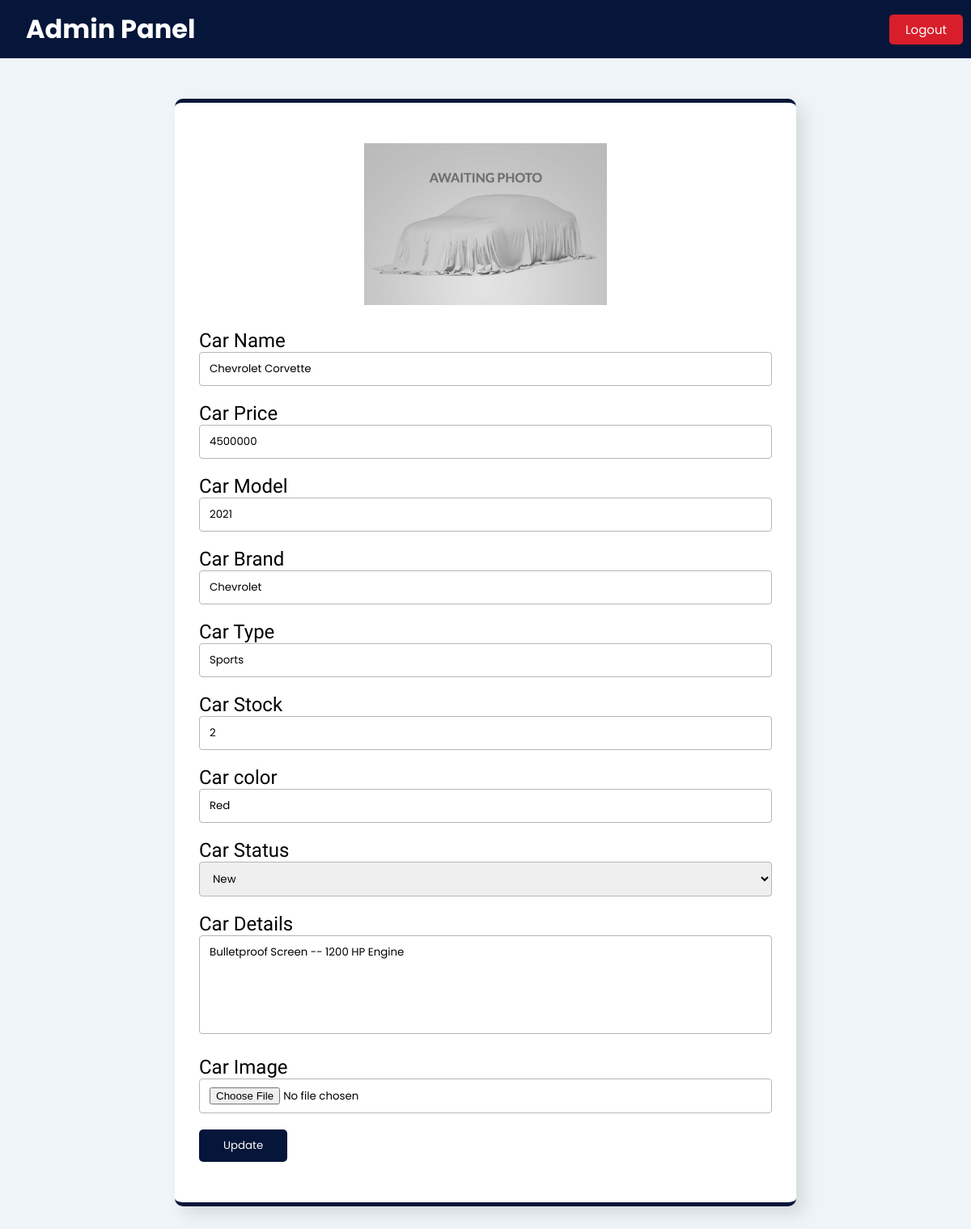
The page /update.php?update-id=5 (signed in) on the database its author committed.
### tables this page shows
CREATE TABLE `cars_db` (
  `id` int(255) NOT NULL,
  `car_price` varchar(255) NOT NULL,
  `car_details` varchar(255) NOT NULL,
  `car_img` varchar(255) NOT NULL,
  `car_model` varchar(255) NOT NULL,
  `car_brand` varchar(255) NOT NULL,
  `car_type` varchar(255) NOT NULL,
  `car_status` varchar(10) NOT NULL,
  `car_name` varchar(255) NOT NULL,
  `car_stock` varchar(3) NOT NULL,
  `created_at` varchar(255) NOT NULL,
  `updated_at` varchar(255) NOT NULL DEFAULT 'none',
  `car_sold` varchar(255) DEFAULT NULL,
  `car_color` varchar(255) NOT NULL DEFAULT 'black'
);

### update.php (the view, shortened to what this page needs)
<?php require_once('./config/apis.php') ?>
<!DOCTYPE html>
<html lang="en">
<head>
    <link rel="stylesheet" href="https://cdnjs.cloudflare.com/ajax/libs/font-awesome/5.15.3/css/all.min.css"
    />
    <link class="jsbin" href="http://ajax.googleapis.com/ajax/libs/jqueryui/1/themes/base/jquery-ui.css" rel="stylesheet" type="text/css" />
    <link href="https://unpkg.com/aos@2.3.1/dist/aos.css" rel="stylesheet">
    <link rel="stylesheet" href="./css/update.css">
</head>
<body>
    <div class="nav">
        <h1 class="title"><a href="admin.php">Admin Panel</a></h1>
        <ul>
            <button><a href="?logout=true"><span class="name logout">Logout</span></a></button>
        </ul>
    </div>
    <section class="form">
        <?php
            if($_GET['update-id']){
                $id = $_GET['update-id'];
                $sql = "SELECT * from cars_db WHERE id = '$id'";
                $res = mysqli_query($con, $sql);
                while($row = mysqli_fetch_assoc($res)){
        ?>
        <form action="addcar.php" method="POST" enctype="multipart/form-data">
            <div class="img">
                <img id="blah" src="./img/palaceholderimg.jpg" />
            </div>
            <h2>Car Name</h2>
            <input type="text" name="name" value="<?php echo $row['car_name'] ?>" placeholder="Car Name" required autocomplete="off">
            <h2>Car Price</h2>
            <input type="number" name="price" value="<?php echo $row['car_price'] ?>" placeholder="Price" required autocomplete="off">
            <h2>Car Model</h2>
            <input type="number" name="model" value="<?php echo $row['car_model'] ?>" placeholder="Model (Year)" required autocomplete="off">
            <h2>Car Brand</h2>
            <input type="text" name="brand" value="<?php echo $row['car_brand'] ?>" placeholder="BMW, Ferrari e.t.c" required autocomplete="off">
            <h2>Car Type</h2>
            <input type="text" name="type" value="<?php echo $row['car_type'] ?>" placeholder="SUV, Sports e.t.c" required autocomplete="off">
            <h2>Car Stock</h2>
            <input type="number" name="stock" placeholder="Stock" value="<?php echo $row['car_stock'] ?>" required autocomplete="off">
            <h2>Car color</h2>
            <input type="text" name="color" placeholder="Color" value="<?php echo $row['car_color'] ?>" required autocomplete="off">
            <h2>Car Status</h2>
            <select name="status" id="status" required autocomplete="off">
                <option value="new">New</option>
            </select>
            <h2>Car Details</h2>
            <textarea name="details" id="details" cols="30" rows="5" placeholder="Car Details Here! add -- to saperate lines" required autocomplete="off"><?php echo $row['car_details'] ?></textarea>
            <h2>Car Image</h2>
            <input type="file" name="carimg" onchange="readURL(this);" autocomplete="off">
            <button type="submit" name="updatecar">Update</button>
        </form>
        <?php  } } ?>
    </section>
</body>
</html>

### css/update.css (style rules this page uses)
* { margin: 0px; padding: 0px; -webkit-box-sizing: border-box; box-sizing: border-box; outline: none; text-decoration: none; }
html { scroll-behavior: smooth; }
h1, h2, h3, h4, h5 { font-family: 'Teko', sans-serif; font-weight: 500; }
body { width: 100%; height: 100%; font-family: 'Poppins', sans-serif; background-color: #EEF4F7; }
section { width: 100%; }
.nav { height: 100%; background-color: #05163A; display: -webkit-box; display: -ms-flexbox; display: flex; -webkit-box-pack: justify; -ms-flex-pack: justify; justify-content: space-between; }
.nav .title { color: white; text-align: center; padding: 12px 1em; font-family: 'Poppins', sans-serif; font-weight: 700; }
.nav .title a { color: white; }
.nav ul { margin: 10px 0px; display: -webkit-box; display: -ms-flexbox; display: flex; }
.nav ul button { color: white; width: 100%; background-color: transparent; border: none; font-family: 'Poppins', sans-serif; text-align: start; padding: 10px; font-size: 15px; }
.nav ul button a { color: white; }
.nav ul button .logout { padding: 8px 20px; background-color: #D81E2A; border-radius: 5px; }
.form { background-color: #EEF4F7; max-width: 800px; margin: auto; padding: 50px 1em; }
.form form { border-radius: 10px; border-top: 5px #05163A solid; border-bottom: 5px #05163A solid; padding: 50px 30px; background-color: white; -webkit-box-shadow: 10px 10px 20px rgba(0, 0, 0, 0.1); box-shadow: 10px 10px 20px rgba(0, 0, 0, 0.1); }
.form form .img { width: 100%; margin: auto; display: -webkit-box; display: -ms-flexbox; display: flex; -webkit-box-pack: center; -ms-flex-pack: center; justify-content: center; margin-bottom: 30px; }
.form form .img #blah { width: 300px; margin: auto; }
.form form input, .form form textarea, .form form select { width: 100%; padding: 10px 12px; border: none; font-family: 'Poppins', sans-serif; border: 1px #b6b6b6 solid; margin-bottom: 20px; border-radius: 4px; resize: none; }
.form form input::placeholder, .form form textarea::placeholder { color: #cccccc; }
.form form button { border: none; padding: 10px 30px; color: white; background-color: #05163A; font-family: 'Poppins', sans-serif; border-radius: 5px; }

### rows shown on the page
cars_db: name "Chevrolet Corvette", price "4500000", model "2021", brand "Chevrolet", type "Sports", stock "2", color "Red", details "Bulletproof Screen -- 1200 HP Engine"
